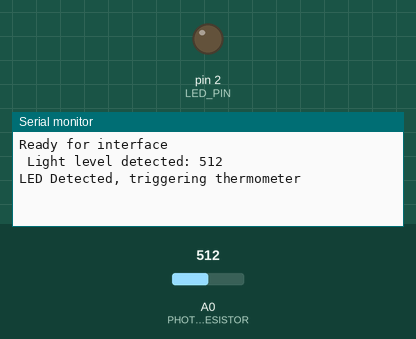
Recording of a sketch running on a simulated Arduino Uno, built with avr-gcc and run on an emulated ATmega328P. Parts: output pins drawn as LEDs (lit = HIGH), the last lines printed to the serial monitor. Inputs (shaded band) come from the test bench; at power-on: A0 (PHOTORESISTOR) = 512. Pins used as bus, display or sensor lines are not drawn.

Above: at 2.2 s.
2.3 s: A0 (PHOTORESISTOR) set to 482
At 2.9 s:
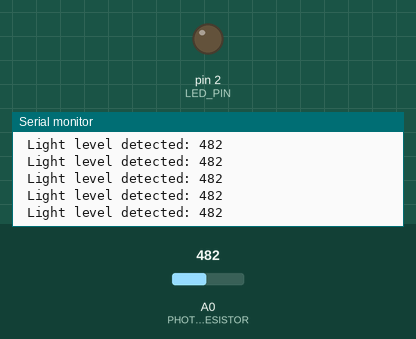
7.3 s: A0 (PHOTORESISTOR) set to 109
At 8.4 s:
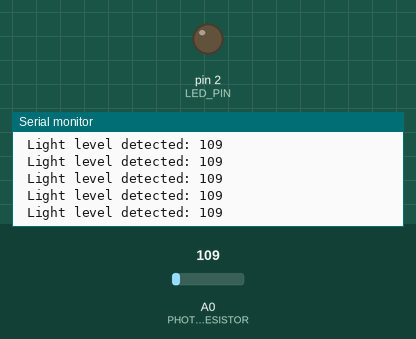
12.3 s: A0 (PHOTORESISTOR) set to 95
At 12.8 s:
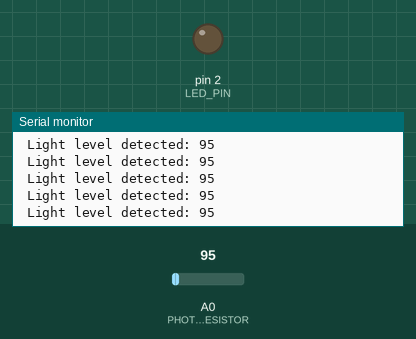
Timing chart, 0 to 15.3 s (numbered marks = the images above; inputs shaded):
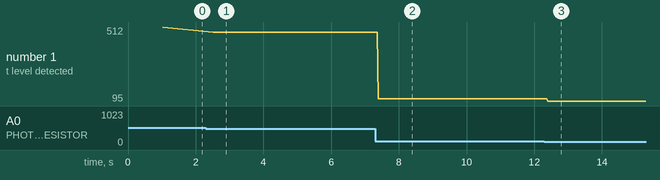

The sketch:

thermometer_controller.ino
```cpp
/* This Arduino app uses a photoresistor to read a light level,
 * then activates an external switch by sending a LOW command
 * through one of the output pins. The potentiometer allows for
 * adjustment through hardware of the photodiode's read value.
 *
 * PIN MAP:
 * POT        PHOTORESISTOR     THERMOMETER     LED     ARDUINO
 * Out        Leg1              -                       A0
 * 5V In      Leg2                                      5V
 * GND                          Button GND      -       GND
 *                                              +       D2
 *                              Trigger 5V              D5    // 5V = open, 0V = closes
 * Note: LED '-' goes through 440-ohm resistor to ground,
 * as seen in the circuit diagram.
 */

// Pin definitions
const int LED_PIN = 2 ;
const int TRIGGER_PIN = 5 ;
const int PHOTORESISTOR = A0 ;

char commandInput ;
int lightLevel = 0 ;
int lightThreshold = 500 ;

// the setup function runs once when you press reset or power the board
void setup() {

  // Initialize serial interface
  Serial.begin(9600);
  delay(1000);

  // Initialize hardware pins
  pinMode(LED_PIN, OUTPUT);
  pinMode(TRIGGER_PIN, OUTPUT);
  pinMode ( PHOTORESISTOR, INPUT ) ;
  digitalWrite (TRIGGER_PIN, HIGH ) ;

  Serial.println("Ready for interface");
}

// Main program loop
void loop() {

  // Read and report photoresistor level (0 to 1024 from analog pin)
  lightLevel = analogRead ( PHOTORESISTOR ) ;
  Serial.print (" Light level detected: ");
  Serial.println (lightLevel) ;

  // Check if photoresistor level over threshold
  if ( lightLevel >= lightThreshold ) {
    Serial.println ("LED Detected, triggering thermometer");

    // Blink confirmation LED
    digitalWrite(LED_BUILTIN, HIGH);
    delay(500);
    digitalWrite(LED_BUILTIN, LOW);

    // Send trigger signal to thermometer
    digitalWrite(TRIGGER_PIN , LOW);
    delay(1000) ;
    digitalWrite(TRIGGER_PIN, HIGH) ;

  }

}
```

Measured:
- the behaviour switches between 500 and 499 on A0 (PHOTORESISTOR) (found by bisection; images 0 and 1)
- after the input at 2.3 s, the serial monitor: prints a new line after 0.22 s (image 1)
- after the input at 7.3 s, the serial monitor: prints a new line after 0.09 s (image 2)
- after the input at 12.3 s, the serial monitor: prints a new line after 0.09 s (image 3)
- plotted number 1: 512 → 482 after the input at 2.3 s, 482 → 109 after the input at 7.3 s, 109 → 95 after the input at 12.3 s
